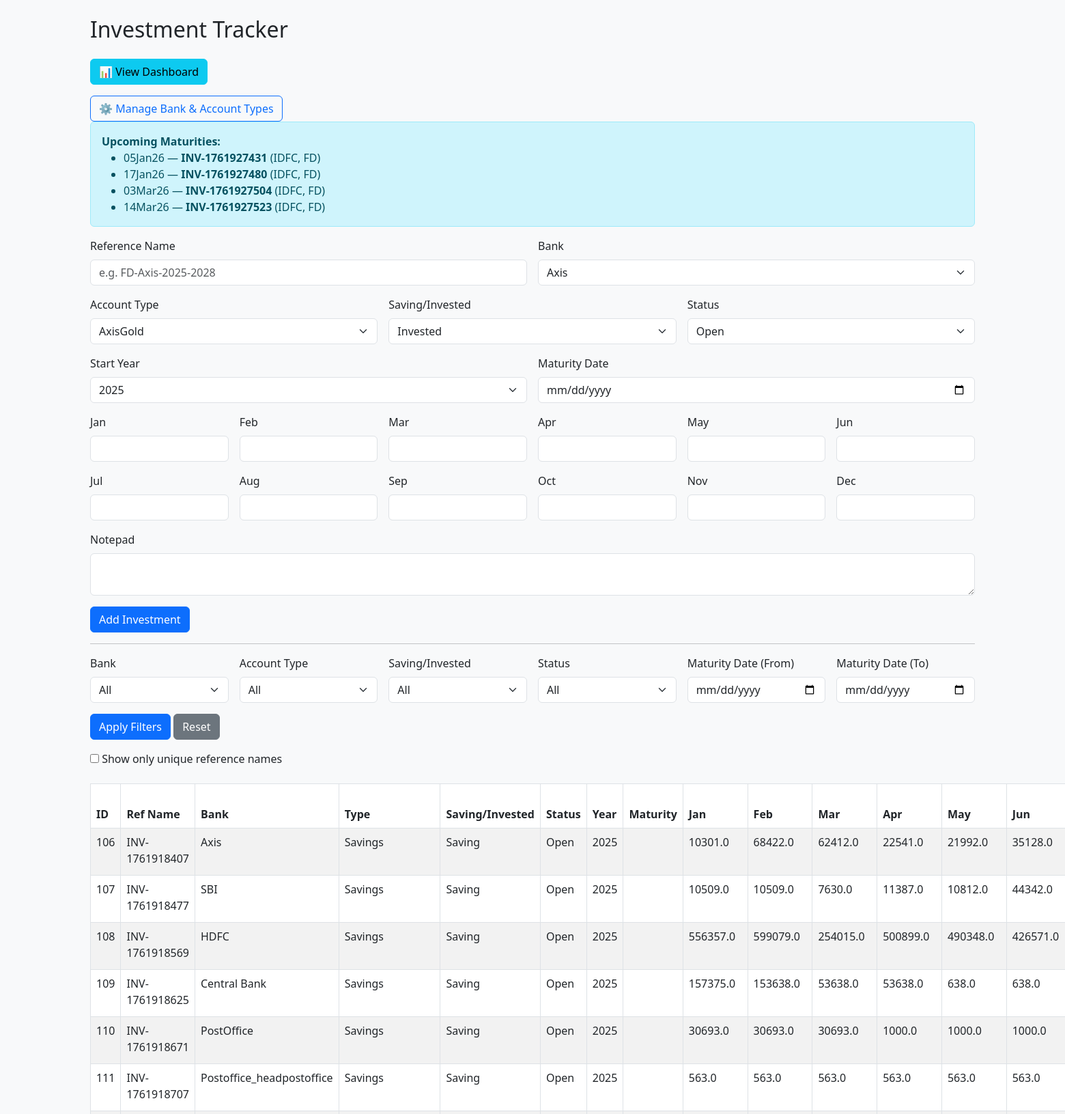
The page / (upper part) on the database its author committed.
### tables this page shows
CREATE TABLE investments (
                id INTEGER PRIMARY KEY AUTOINCREMENT,
                investment_id INTEGER,
                reference_name TEXT,
                bank TEXT,
                account_type TEXT,
                saving_invested TEXT,
                status TEXT,
                year INTEGER,
                maturity_date TEXT,
                jan REAL, feb REAL, mar REAL, apr REAL, may REAL, jun REAL,
                jul REAL, aug REAL, sep REAL, oct REAL, nov REAL, dec REAL,
                notepad TEXT
            );

### app.py (the view, shortened to what this page needs)
@app.route("/", methods=["GET", "POST"])
@app.route("/", methods=["GET", "POST"])
def index():
    update_expired_statuses()
    with sqlite3.connect(DB) as conn:
        cursor = conn.cursor()
        cursor.execute("SELECT value FROM options WHERE type='bank' ORDER BY value")
        banks = [row[0] for row in cursor.fetchall()]
        cursor.execute("SELECT value FROM options WHERE type='account_type' ORDER BY value")
        account_types = [row[0] for row in cursor.fetchall()]
    filters = {
        "bank": request.args.get("bank", ""),
        "account_type": request.args.get("account_type", ""),
        "saving_invested": request.args.get("saving_invested", ""),
        "status": request.args.get("status", ""),
        "year": request.args.get("year", ""),
        "start_date": request.args.get("start_date", ""),
        "end_date": request.args.get("end_date", ""),
        "unique_only": request.args.get("unique_only", "")
    }
    base_query = "SELECT * FROM investments WHERE 1=1"
    params = []
    for field, value in filters.items():
        if field in ["bank", "account_type", "saving_invested", "status", "year"] and value:
            base_query += f" AND {field} LIKE ?"
            params.append(f"%{value}%")
    if filters["start_date"]:
        base_query += " AND maturity_date >= ?"
        params.append(filters["start_date"])
    if filters["end_date"]:
        base_query += " AND maturity_date <= ?"
        params.append(filters["end_date"])
    if filters["unique_only"]:
        query = f"""
            SELECT * FROM (
                {base_query}
            )
            WHERE id IN (
                SELECT MIN(id)
                FROM investments
                GROUP BY reference_name
            )
            ORDER BY reference_name, year
        """
    else:
        query = base_query + " ORDER BY reference_name, year"
    with sqlite3.connect(DB) as conn:
        cursor = conn.cursor()
        cursor.execute(query, params)
        rows = cursor.fetchall()
    monthly_totals = [0] * 12
    for row in rows:
        for i in range(9, 21):
            monthly_totals[i - 9] += safe_float(row[i])
    next_maturity = get_upcoming_maturities()
    return render_template("index.html", records=rows, filters=filters,
                       monthly_totals=monthly_totals, next_maturity=next_maturity,
                       banks=banks, account_types=account_types)

### app.py (called while the page is built)
def safe_float(val):
    try:
        return float(val)
    except (ValueError, TypeError):
        return 0.0

def update_expired_statuses():
    with sqlite3.connect(DB) as conn:
        cursor = conn.cursor()
        cursor.execute('''
            UPDATE investments
            SET status = 'Closed'
            WHERE maturity_date IS NOT NULL
              AND maturity_date != ''
              AND maturity_date < DATE('now')
              AND status != 'Closed'
        ''')
        conn.commit()

def get_upcoming_maturities(limit=4):
    with sqlite3.connect(DB) as conn:
        cursor = conn.cursor()
        cursor.execute('''
            SELECT reference_name, bank, account_type, MIN(maturity_date) AS earliest_date
            FROM investments
            WHERE maturity_date IS NOT NULL AND maturity_date != ''
              AND maturity_date >= DATE('now')
            GROUP BY reference_name
            ORDER BY earliest_date ASC
            LIMIT ?
        ''', (limit,))
        rows = cursor.fetchall()
        formatted = []
        for r in rows:
            try:
                dt = pd.to_datetime(r[3])
                formatted_date = dt.strftime('%d%b%y')
            except:
                formatted_date = r[3]
            formatted.append((r[0], r[1], r[2], formatted_date))
        return formatted

### templates/index.html (shortened to what this page needs)
<!DOCTYPE html>
<html lang="en">
<head>
  <link href="https://cdn.jsdelivr.net/npm/bootstrap@5.3.0/dist/css/bootstrap.min.css" rel="stylesheet">
</head>
<body class="bg-light">
<div class="container py-4">
  <h2 class="mb-4">Investment Tracker</h2>
<div class="mb-3">
  <a href="/dashboard" class="btn btn-info">📊 View Dashboard</a>
</div>
<a href="/manage_options" class="btn btn-outline-primary">⚙️ Manage Bank & Account Types</a>
  {% if next_maturity %}
  <div class="alert alert-info">
    <strong>Upcoming Maturities:</strong>
    <ul class="mb-0">
      {% for m in next_maturity %}
        <li>{{ m[3] }} — <strong>{{ m[0] }}</strong> ({{ m[1] }}, {{ m[2] }})</li>
      {% endfor %}
    </ul>
  </div>
  {% else %}
  <div class="alert alert-warning">No upcoming maturity dates found.</div>
  {% endif %}
  <form method="POST" class="row g-3">
    <div class="col-md-6">
      <label class="form-label">Reference Name</label>
      <input name="reference_name" class="form-control" placeholder="e.g. FD-Axis-2025-2028">
    </div>
    <div class="col-md-6">
      <label class="form-label">Bank</label>
      <select name="bank" class="form-select" required>
  {% for b in banks %}
    <option>{{ b }}</option>
  {% endfor %}
</select>
    </div>
    <div class="col-md-4">
    <label class="form-label">Account Type</label>
    <select name="account_type" class="form-select" onchange="toggleMaturityField()">
  {% for t in account_types %}
    <option>{{ t }}</option>
  {% endfor %}
</select>
  </div>
    <div class="col-md-4">
      <label class="form-label">Saving/Invested</label>
      <select name="saving_invested" class="form-select">
        <option>Saving</option><option>Invested</option>
      </select>
    </div>
    <div class="col-md-4">
      <label class="form-label">Status</label>
      <select name="status" class="form-select">
        <option>Open</option><option>Closed</option>
      </select>
    </div>
    <div class="col-md-6">
      <label class="form-label">Start Year</label>
      <select name="year" class="form-select">
        {% for y in range(2025, 2035) %}
          <option>{{ y }}</option>
        {% endfor %}
      </select>
    </div>
    <div class="col-md-6" id="maturity-group">
      <label class="form-label">Maturity Date</label>
      <input name="maturity_date" class="form-control" type="date">
    </div>
    {% for month in ['jan','feb','mar','apr','may','jun','jul','aug','sep','oct','nov','dec'] %}
    <div class="col-md-2">
      <label class="form-label">{{ month.capitalize() }}</label>
      <input name="{{ month }}" class="form-control" type="number" step="0.01">
    </div>
    {% endfor %}
    <div class="col-12">
      <label class="form-label">Notepad</label>
      <textarea name="notepad" class="form-control"></textarea>
    </div>
    <div class="col-12">
      <button class="btn btn-primary">Add Investment</button>
    </div>
  </form>
  <hr>
<form method="get" class="row g-3 mb-4">
  <div class="col-md-2">
    <label class="form-label">Bank</label>
    <select name="bank" class="form-select">
  <option value="">All</option>
</select>
  </div>
  <div class="col-md-2">
    <label class="form-label">Account Type</label>
    <select name="account_type" class="form-select">
  <option value="">All</option>
</select>
  </div>
  <div class="col-md-2">
    <label class="form-label">Saving/Invested</label>
    <select name="saving_invested" class="form-select">
      <option value="">All</option>
    </select>
  </div>
  <div class="col-md-2">
    <label class="form-label">Status</label>
    <select name="status" class="form-select">
      <option value="">All</option>
    </select>
  </div>
  <div class="col-md-2">
    <label class="form-label">Maturity Date (From)</label>
    <input type="date" name="start_date" class="form-control" value="{{ filters.start_date }}">
  </div>
  <div class="col-md-2">
    <label class="form-label">Maturity Date (To)</label>
    <input type="date" name="end_date" class="form-control" value="{{ filters.end_date }}">
  </div>
  <div class="col-md-12">
    <button class="btn btn-primary">Apply Filters</button>
    <a href="/" class="btn btn-secondary">Reset</a>
  </div>
  <label>
  <input type="checkbox" name="unique_only" value="1" {% if filters.unique_only %}checked{% endif %}>
  Show only unique reference names
</label>
</form>
  <table class="table table-bordered table-striped">
    <thead>
      <tr>
        <th>ID</th><th>Ref Name</th><th>Bank</th><th>Type</th><th>Saving/Invested</th>
        <th>Status</th><th>Year</th><th>Maturity</th>
        {% for month in ['Jan','Feb','Mar','Apr','May','Jun','Jul','Aug','Sep','Oct','Nov','Dec'] %}
          <th>{{ month }}</th>
        {% endfor %}
      </tr>
    </thead>
    <tbody>
      {% for r in records %}
      <tr>
        <td>{{ r[0] }}</td><td>{{ r[2] }}</td><td>{{ r[3] }}</td><td>{{ r[4] }}</td><td>{{ r[5] }}</td>
        <td>{{ r[6] }}</td><td>{{ r[7] }}</td><td>{{ r[8] }}</td>
        {% for i in range(9, 21) %}
          <td>{{ r[i] }}</td>
        {% endfor %}
      </tr>
      {% endfor %}
    </tbody>
  </table>
</div>
</body>
</html>

### rows shown on the page
investments: id "106", reference_name "INV-1761918407", bank "Axis", account_type "Savings", saving_invested "Saving", status "Open", year "2025", jan "10301.0" "68422.0" "62412.0" "22541.0" "21992.0" "35128.0"
investments: id "107", reference_name "INV-1761918477", bank "SBI", account_type "Savings", saving_invested "Saving", status "Open", year "2025", jan "10509.0" "10509.0" "7630.0" "11387.0" "10812.0" "44342.0"
investments: id "108", reference_name "INV-1761918569", bank "HDFC", account_type "Savings", saving_invested "Saving", status "Open", year "2025", jan "556357.0" "599079.0" "254015.0" "500899.0" "490348.0" "426571.0"
investments: id "109", reference_name "INV-1761918625", bank "Central Bank", account_type "Savings", saving_invested "Saving", status "Open", year "2025", jan "157375.0" "153638.0" "53638.0" "53638.0" "638.0" "638.0"
investments: id "110", reference_name "INV-1761918671", bank "PostOffice", account_type "Savings", saving_invested "Saving", status "Open", year "2025", jan "30693.0" "30693.0" "30693.0" "1000.0" "1000.0" "1000.0"
investments: id "111", reference_name "INV-1761918707", bank "Postoffice_headpostoffice", account_type "Savings", saving_invested "Saving", status "Open", year "2025", jan "563.0" "563.0" "563.0" "563.0" "563.0" "563.0"

### other values the page prints
{{ m[3] }} "05Jan26" "17Jan26" "03Mar26" "14Mar26"
{{ m[0] }} "INV-1761927431" "INV-1761927480" "INV-1761927504" "INV-1761927523"
{{ m[1] }} "IDFC" "IDFC" "IDFC" "IDFC"
{{ m[2] }} "FD" "FD" "FD" "FD"
{{ month.capitalize() }} "Jan" "Feb" "Mar" "Apr" "May" "Jun" "Jul" "Aug" "Sep" "Oct" "Nov" "Dec"
{{ month }} "Jan" "Feb" "Mar" "Apr" "May" "Jun"
form field bank "Axis"
form field account_type "AxisGold"
form field year "2025"
